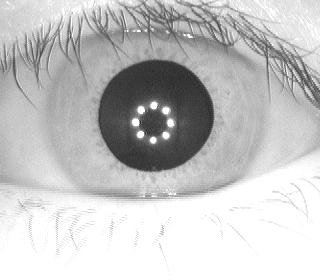
#> input picture Images/DataLoad/InputFolder/S1001L01.jpg, 320 x 280 px, found by its file name; its folder holds only this picture in this run
$ python DataAug.py
#> lines starting #> are read from the running program, lines starting #| are printed output that depends on the picture
# -*- coding: utf-8 -*-
"""
Created on Mon Nov 13 17:14:37 2023

@author: jfarr
"""

import os
import cv2
import random
import numpy as np


"Horizontal Flip"
# [9 lines left out: function hor_flip, not called in this run]
"Vertical flip"
# [9 lines left out: function ver_flip, not called in this run]
"Brightness"
# [18 lines left out: function bright, not called in this run]

"Rotation"
# [19 lines left out: function rotate, not called in this run]

"Channel Shift"
def channel_shift(img):
   # Make a copy of the original image
    original_img = np.copy(img)

    # Apply channel shift to the copied image
    val = random.random() * 100
    value = int(random.uniform(-val, val))
    img = img + value

    # Clip pixel values to the valid range [0, 255]
    img[:,:,:][img[:,:,:]>255] = 255
    img[:,:,:][img[:,:,:]<0] = 0

    # Convert back to uint8
    img = img.astype(np.uint8)

    # Return both the original and altered images
    return original_img, img

"Vertical Shift"
# [21 lines left out: function vertical_shift, not called in this run]

"Horizontal Shift"
# [21 lines left out: function horizontal_shift, not called in this run]

"Random Function selection"
def rand_func_select(img):
    original_image = None
    altered_image = None

    available_functions = [hor_flip, ver_flip, bright, rotate, vertical_shift, horizontal_shift, channel_shift]

    chosen_function = random.choice(available_functions)

    if chosen_function == channel_shift:
        original_image, altered_image = chosen_function(np.copy(img))
        print("Applied Channel Shift")
    else:
        original_image, altered_image = chosen_function(np.copy(img))
        # Print statements for other functions
    # Check if the altered image is a valid NumPy array representing an image

    if isinstance(altered_image, np.ndarray):
        # Display the altered image using OpenCV
        print("The function :", chosen_function.__name__)
    else:
        # If altered_image is not valid, print the function that was attempted
        print("Failed to display the altered image.")
        print("The function that was attempted:", chosen_function.__name__)

    return original_image, altered_image

def apply_augmentation_to_folder(input_folder, output_folder):
    # Create the output folder if it doesn't exist
    if not os.path.exists(output_folder):
        os.makedirs(output_folder)

    # List all files in the input folder
    image_files = [f for f in os.listdir(input_folder) if f.endswith(('.jpg', '.jpeg', '.png', '.jfif'))]

    for image_file in image_files:
        # Construct the full path to the image
        image_path = os.path.join(input_folder, image_file)

        # Read the image
        img = cv2.imread(image_path)
#> img is the input picture: shape (280, 320, 3); min 34, max 255, mean 195.7

        # Resize the image to 256 x 256
        img = cv2.resize(img, (256, 256))
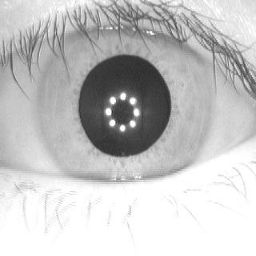
#> img: shape (256, 256, 3); min 40, max 255, mean 195.6

        # Apply data augmentation to the resized image
        original_image, altered_image = rand_func_select(img)
#> in channel_shift, `img = img + value`:
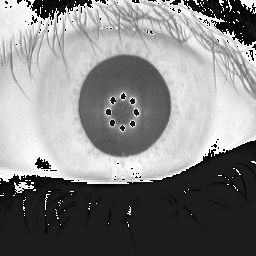
#> img: shape (256, 256, 3); min 0, max 255, mean 131.4

        # Construct the output path for the altered image
        output_path = os.path.join(output_folder, f"augmented_{image_file}")

        # Save the altered image
        cv2.imwrite(output_path, altered_image)

        print(f"Saved augmented image to {output_path}")

# Specify your input and output folders
input_folder = 'C:/Users/allen/.spyder-py3/Images/DataLoad/InputFolder'
output_folder = 'C:/Users/allen/.spyder-py3/Images/DataAug/DataAug/Outputfolder'

# Apply data augmentation to every image in the input folder and save the results to the output folder
apply_augmentation_to_folder(input_folder, output_folder)

$ run again, on Images/DataLoad/InputFolder/S1008L01.jpg
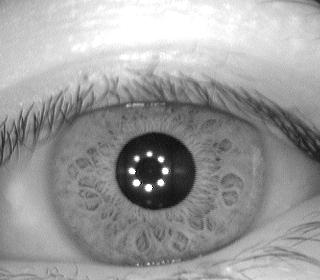
#> input picture Images/DataLoad/InputFolder/S1008L01.jpg, 320 x 280 px, found by its file name
#> in apply_augmentation_to_folder, img is the input picture: shape (280, 320, 3); min 0, max 255, mean 155.7
#> in apply_augmentation_to_folder, `img = cv2.resize(img, (256, 256))`:
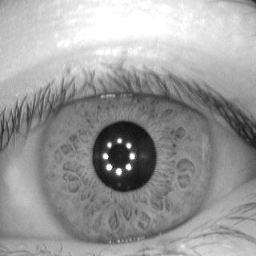
#> img: shape (256, 256, 3); min 16, max 255, mean 155.6
#> in channel_shift, `img = img + value`:
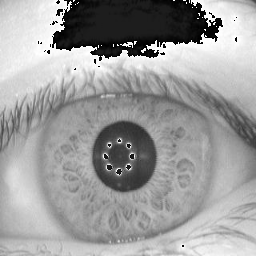
#> img: shape (256, 256, 3); min 0, max 255, mean 156.6

$ run again, on Images/DataLoad/InputFolder/S1008R01.jpg
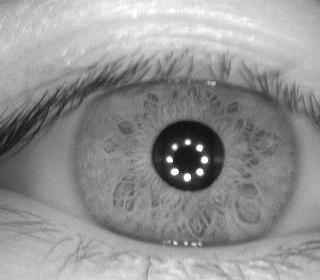
#> input picture Images/DataLoad/InputFolder/S1008R01.jpg, 320 x 280 px, found by its file name
#> in apply_augmentation_to_folder, img is the input picture: shape (280, 320, 3); min 0, max 255, mean 146.9
#> in apply_augmentation_to_folder, `img = cv2.resize(img, (256, 256))`:
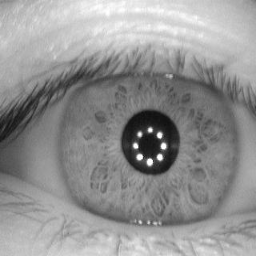
#> img: shape (256, 256, 3); min 15, max 255, mean 146.8
#> in channel_shift, `img = img + value`:
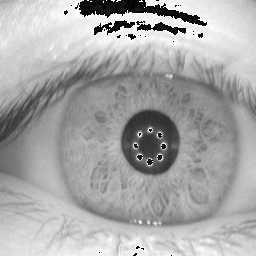
#> img: shape (256, 256, 3); min 0, max 255, mean 168.5

$ run again, on Images/DataLoad/InputFolder/S1009L01.jpg
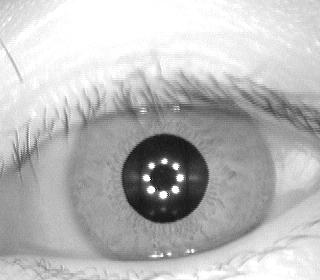
#> input picture Images/DataLoad/InputFolder/S1009L01.jpg, 320 x 280 px, found by its file name
#> in apply_augmentation_to_folder, img is the input picture: shape (280, 320, 3); min 0, max 255, mean 186
#> in apply_augmentation_to_folder, `img = cv2.resize(img, (256, 256))`:
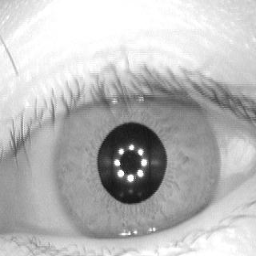
#> img: shape (256, 256, 3); min 20, max 255, mean 185.9
#> in channel_shift, `img = img + value`:
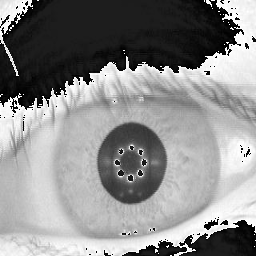
#> img: shape (256, 256, 3); min 0, max 255, mean 138.8

$ run again, on Images/DataLoad/InputFolder/S1001R06.jpg
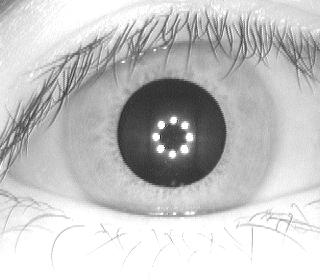
#> input picture Images/DataLoad/InputFolder/S1001R06.jpg, 320 x 280 px, found by its file name
#> in apply_augmentation_to_folder, img is the input picture: shape (280, 320, 3); min 38, max 255, mean 196.2
#> in apply_augmentation_to_folder, `img = cv2.resize(img, (256, 256))`:
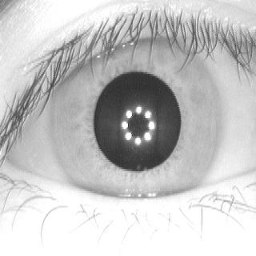
#> img: shape (256, 256, 3); min 45, max 255, mean 196.1
#> in channel_shift, `img = img + value`:
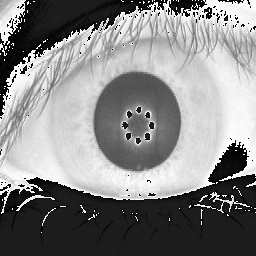
#> img: shape (256, 256, 3); min 0, max 255, mean 134.5
